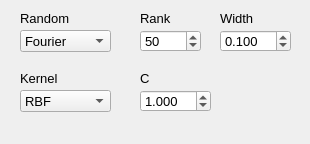
<?xml version="1.0" encoding="UTF-8"?>
<ui version="4.0">
 <class>Parameters</class>
 <widget class="QWidget" name="Parameters">
  <property name="geometry">
   <rect>
    <x>0</x>
    <y>0</y>
    <width>310</width>
    <height>144</height>
   </rect>
  </property>
  <property name="windowTitle">
   <string>Form</string>
  </property>
  <widget class="QSpinBox" name="kernelRankSpin">
   <property name="geometry">
    <rect>
     <x>140</x>
     <y>30</y>
     <width>61</width>
     <height>22</height>
    </rect>
   </property>
   <property name="font">
    <font>
     <pointsize>10</pointsize>
    </font>
   </property>
   <property name="toolTip">
    <string>Rank of random feature</string>
   </property>
   <property name="minimum">
    <number>10</number>
   </property>
   <property name="maximum">
    <number>10000</number>
   </property>
   <property name="singleStep">
    <number>10</number>
   </property>
   <property name="value">
    <number>50</number>
   </property>
  </widget>
  <widget class="QLabel" name="lbl_randtype">
   <property name="geometry">
    <rect>
     <x>20</x>
     <y>10</y>
     <width>91</width>
     <height>16</height>
    </rect>
   </property>
   <property name="font">
    <font>
     <pointsize>10</pointsize>
    </font>
   </property>
   <property name="text">
    <string>Random</string>
   </property>
  </widget>
  <widget class="QLabel" name="svmTypeLabel">
   <property name="geometry">
    <rect>
     <x>140</x>
     <y>70</y>
     <width>51</width>
     <height>16</height>
    </rect>
   </property>
   <property name="font">
    <font>
     <pointsize>10</pointsize>
    </font>
   </property>
   <property name="text">
    <string>C</string>
   </property>
  </widget>
  <widget class="QLabel" name="lbl_rank">
   <property name="geometry">
    <rect>
     <x>140</x>
     <y>10</y>
     <width>71</width>
     <height>16</height>
    </rect>
   </property>
   <property name="font">
    <font>
     <pointsize>10</pointsize>
    </font>
   </property>
   <property name="text">
    <string>Rank</string>
   </property>
  </widget>
  <widget class="QComboBox" name="randomTypeCombo">
   <property name="geometry">
    <rect>
     <x>20</x>
     <y>30</y>
     <width>91</width>
     <height>22</height>
    </rect>
   </property>
   <property name="font">
    <font>
     <pointsize>10</pointsize>
    </font>
   </property>
   <property name="toolTip">
    <string>Feature type</string>
   </property>
   <property name="currentIndex">
    <number>0</number>
   </property>
   <item>
    <property name="text">
     <string>Fourier</string>
    </property>
   </item>
  </widget>
  <widget class="QDoubleSpinBox" name="svmCSpin">
   <property name="geometry">
    <rect>
     <x>140</x>
     <y>90</y>
     <width>71</width>
     <height>22</height>
    </rect>
   </property>
   <property name="font">
    <font>
     <pointsize>10</pointsize>
    </font>
   </property>
   <property name="toolTip">
    <string>Training Parameter
C-SVM: C cost function, (alpha_i &lt;= C)
Nu-SVM: nu, ratio on the amount of alphas that can be selected
RVM: eps, stopping criterion (the smaller, the more accurate)
Pegasos: lambda, accuracy-generalization tradeoff parameter </string>
   </property>
   <property name="decimals">
    <number>3</number>
   </property>
   <property name="minimum">
    <double>0.001000000000000</double>
   </property>
   <property name="maximum">
    <double>999.990000000000009</double>
   </property>
   <property name="singleStep">
    <double>0.010000000000000</double>
   </property>
   <property name="value">
    <double>1.000000000000000</double>
   </property>
  </widget>
  <widget class="QLabel" name="lbl_width">
   <property name="geometry">
    <rect>
     <x>220</x>
     <y>10</y>
     <width>71</width>
     <height>16</height>
    </rect>
   </property>
   <property name="font">
    <font>
     <pointsize>10</pointsize>
    </font>
   </property>
   <property name="text">
    <string>Width</string>
   </property>
  </widget>
  <widget class="QDoubleSpinBox" name="kernelWidthSpin">
   <property name="geometry">
    <rect>
     <x>220</x>
     <y>30</y>
     <width>71</width>
     <height>22</height>
    </rect>
   </property>
   <property name="font">
    <font>
     <pointsize>10</pointsize>
    </font>
   </property>
   <property name="toolTip">
    <string>Width of kernel</string>
   </property>
   <property name="decimals">
    <number>3</number>
   </property>
   <property name="minimum">
    <double>0.001000000000000</double>
   </property>
   <property name="maximum">
    <double>999.990000000000009</double>
   </property>
   <property name="singleStep">
    <double>0.010000000000000</double>
   </property>
   <property name="value">
    <double>0.100000000000000</double>
   </property>
  </widget>
  <widget class="QLabel" name="lbl_kerneltype">
   <property name="geometry">
    <rect>
     <x>20</x>
     <y>70</y>
     <width>91</width>
     <height>16</height>
    </rect>
   </property>
   <property name="font">
    <font>
     <pointsize>10</pointsize>
    </font>
   </property>
   <property name="text">
    <string>Kernel</string>
   </property>
  </widget>
  <widget class="QComboBox" name="kernelTypeCombo">
   <property name="geometry">
    <rect>
     <x>20</x>
     <y>90</y>
     <width>91</width>
     <height>22</height>
    </rect>
   </property>
   <property name="font">
    <font>
     <pointsize>10</pointsize>
    </font>
   </property>
   <property name="toolTip">
    <string>Kernel function</string>
   </property>
   <property name="currentIndex">
    <number>0</number>
   </property>
   <item>
    <property name="text">
     <string>RBF</string>
    </property>
   </item>
  </widget>
 </widget>
 <resources/>
 <connections/>
</ui>
